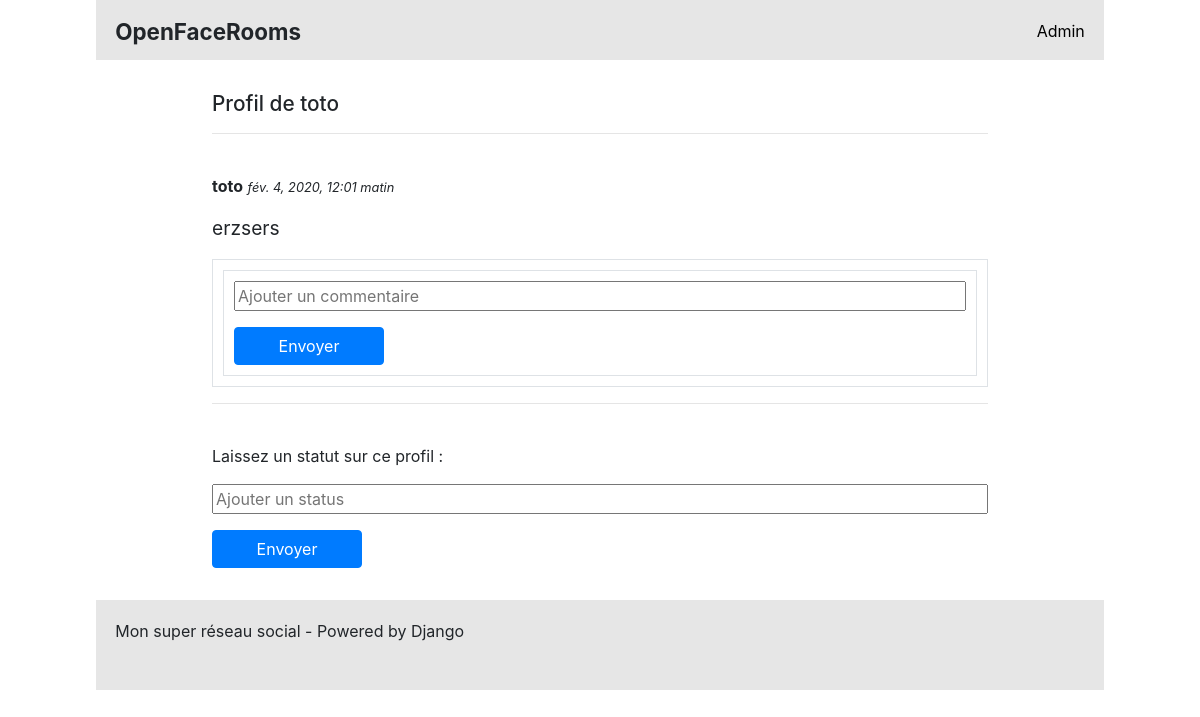
The page /profile/3 on the database its author committed.
### social/models.py (models this page shows)
class Profile(models.Model):
    user      = models.CharField(max_length=100, verbose_name="")
    date      = models.DateTimeField(default=timezone.now, verbose_name="Date de création")
    class Meta:
        verbose_name="Profil"
    def __str__(self):
        return "Profil de {}".format(self.user)

class Message(models.Model):
    content = models.CharField(max_length=100, verbose_name="")
    author  = models.CharField(max_length=100, verbose_name="")
    date    = models.DateTimeField(default=timezone.now, verbose_name="Date de création")

class ProfileStatus(Message):
    profile = models.ForeignKey('Profile', on_delete=models.CASCADE)
    class Meta:
        verbose_name="Statut"
    def __str__(self):
        return self.content

class Message(models.Model):
    content = models.CharField(max_length=100, verbose_name="")
    author  = models.CharField(max_length=100, verbose_name="")
    date    = models.DateTimeField(default=timezone.now, verbose_name="Date de création")

### social/views.py (the view)
# urls.py: path('profile/<id>', views.show_profile, name='show_profile'),
def show_profile(request, id):
    try:
        profile = Profile.objects.get(id=id)
    except:
        raise Http404
    try:
        if request.POST['type_form'] == 'profile_status':
            status = ProfileStatus()
            status.content = request.POST['content']
            status.profile = Profile.objects.get(id=request.POST['profile'])
            status.author = User_Auth.objects.get(id=request.user.id)
            status.save()
            return redirect(show_profile, id)
    except:
        pass
    form = CommentForm(request.POST or None)
    try:
        if request.POST['type_form'] == 'comment_status':
            if form.is_valid():
                comment = Comment()
                comment.content = request.POST['content']
                comment.status = ProfileStatus.objects.get(id=request.POST['status'])
                comment.author = User_Auth.objects.get(id=request.user.id)
                comment.save()
                return redirect(show_profile, id)
    except:
        pass
    statutes = ProfileStatus.objects.filter(profile=profile)
    return render(request, 'social/show_profile.html', locals())

### social/forms.py
class CommentForm(forms.ModelForm):
    def __init__(self, *args, **kwargs):
        super(CommentForm, self).__init__(*args, **kwargs)
        self.fields['content'].widget.attrs['placeholder'] = "Ajouter un commentaire"
    class Meta:
        model = Comment
        fields = ('content',)

### social/templates/social/show_profile.html (shortened to what this page needs)
{% extends "base.html" %}
{% load humanize %}
{% block content%}
	<h2>{{ profile }}</h2>
	<hr>
	<br>
	{% for status in statutes %}
		<p>
			{% if status.author == status.profile.user %}
				<b>{{ status.author }}</b>
			{% else %}
				<b>{{ status.author }}</b> -> <b>{{ status.profile.user }}</b>
			{% endif %}
			<i>{{ status.date }}</i>
			<div class="status">{{ status }}</div>
		</p>
		<div class="border">
			<div class="border">
				<form action="{% url "show_profile" profile.id  %}" method="post">
				    {{ form.as_p }}
				    <input class="btn btn-primary" type="submit" value="Envoyer" />
				</form>
			</div>
		</div>
		<hr>
	{% endfor %}
		<br>
		<p>Laissez un statut sur ce profil : </p>
		<form action="{% url "show_profile" profile.id  %}" method="post">
		    <p><input type="text" name="content" placeholder="Ajouter un status"></p>
		    <input class="btn btn-primary" type="submit" value="Envoyer" />
		</form>
{% endblock%}

### templates/base.html (style rules this page uses)
.status { font-size: 1.2em; }
.border { padding: 10px; }
.btn { width: 150px; }
input { width:100%; }
h2 { font-size: 1.3em; }
i { font-size: 0.8em; }

### rows shown on the page
Profile: user "Profil de toto"
ProfileStatus: author "toto", date "fév. 4, 2020, 12:01 matin", content "erzsers"
